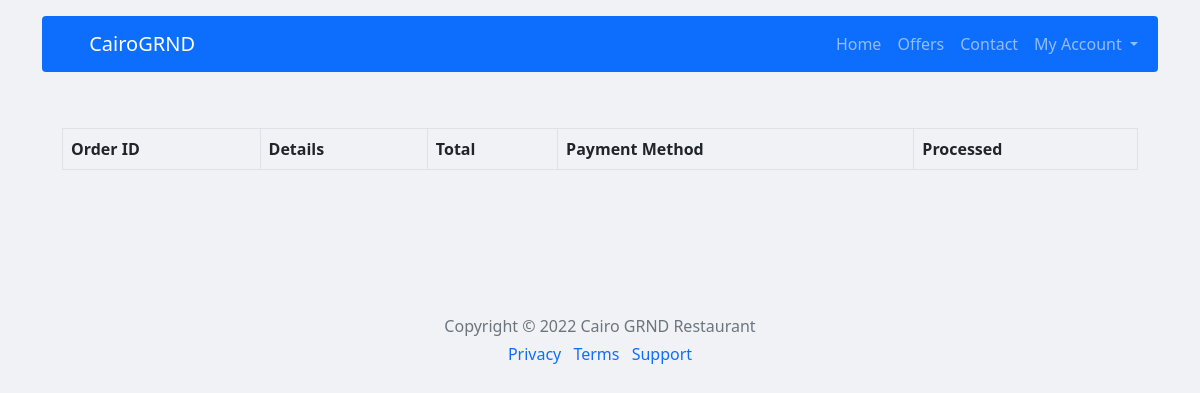
The app's page /my-orders.php (signed in), older data.
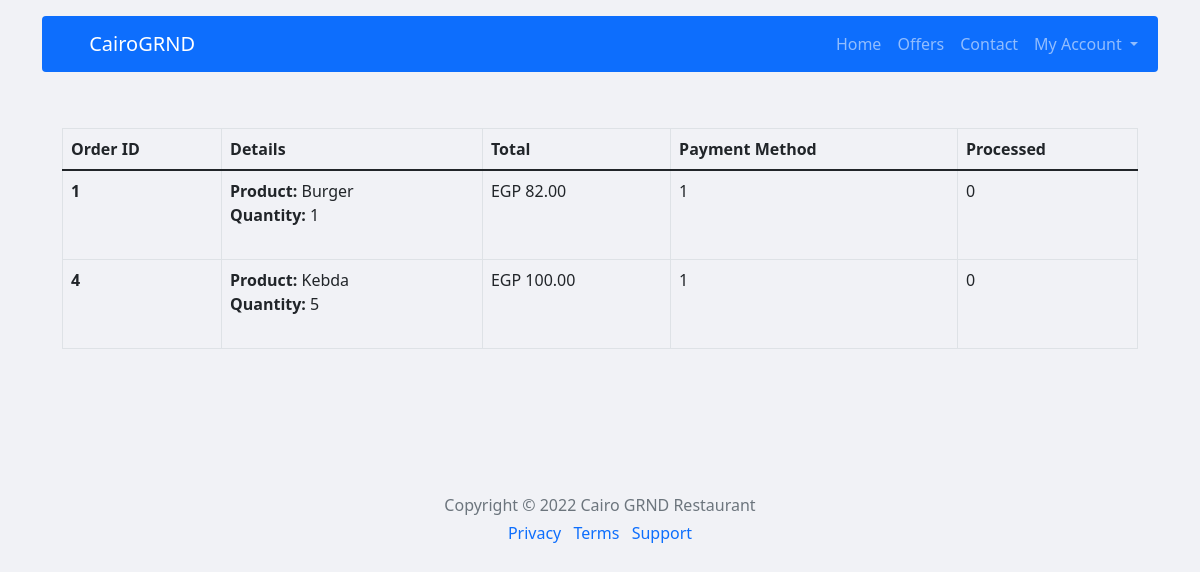
The same page, newer data.
### tables this page shows
CREATE TABLE `orders` (
  `ID` int(11) NOT NULL,
  `Customer_ID` int(11) NOT NULL,
  `OrderDetails` longtext NOT NULL,
  `Total` int(11) NOT NULL,
  `Method` int(11) NOT NULL,
  `Processed` int(11) NOT NULL,
  `Date` timestamp NOT NULL DEFAULT current_timestamp() ON UPDATE current_timestamp()
);

### components/main/functions.php (called while the page is built, shortened)
<?php
class User
{
    function getUserData($email)
    {
        require 'connect.php';
        $user_check_query = "SELECT * FROM users WHERE Email='$email'";
        $result = mysqli_query($conn, $user_check_query);
        $numRows = mysqli_num_rows($result);
        if ($numRows == 1)
        {
            $user = mysqli_fetch_assoc($result);
            return $user;
        }
    }
}
?>

### my-orders.php (the view, shortened to what this page needs)
<?php
    require 'components/main/connect.php';
    require 'components/main/functions.php';
    $userAcc = new User();
    $userAcc->authCheck();
    $userAcc->logCheck_unregistered();
    $user = $userAcc->getUserData($_SESSION["email"]);
?>
<!DOCTYPE html>
<html>
<?php include 'components/main/html_header.php'; ?>
<body style="background-color:#f1f2f6;">
    <div class="container">
        <main>
            <?php require_once "components/main/html_navbar.php";?>
            <div class="p-2 mb-4 rounded-3">
                <div class="container-fluid py-4">
                    <table class="table table-hover table-bordered">
                        <thead>
                            <tr>
                                <th scope="col">Order ID</th>
                                <th scope="col">Details</th>
                                <th scope="col">Total</th>
                                <th scope="col">Payment Method</th>
                                <th scope="col">Processed</th>
                            </tr>
                        </thead>
                        <tbody>
                            <?php
                                $uIDOrders = $user['ID'];
                                $listOrders = "SELECT * FROM orders WHERE Customer_ID = '$uIDOrders'";
                                $result = mysqli_query($conn, $listOrders);
                                while($order = mysqli_fetch_array($result))
                                {
                            ?>
                            <tr>
                                <th scope="row"><?php echo $order["ID"]; ?></th>
                                <td><?php echo $order["OrderDetails"];?></td>
                                <td>EGP <?php echo number_format($order["Total"], 2);?></td>
                                <td><?php echo $order["Method"];?></td>
                                <td><?php echo $order["Processed"];?></td>
                            </tr>
                            <?php
                                }
                            ?>
                        </tbody>
                    </table>
                </div>
            </div>
        </div>
        <footer class="my-5 pt-5 text-muted text-center text-small">
            <p class="mb-1">Copyright &copy; 2022 Cairo GRND Restaurant</p>
            <ul class="list-inline">
                <li class="list-inline-item"><a href="#">Privacy</a></li>
                <li class="list-inline-item"><a href="#">Terms</a></li>
                <li class="list-inline-item"><a href="#">Support</a></li>
            </ul>
        </footer>
</body>
</html>

### components/main/html_header.php (shortened to what this page needs)
<head>
    <link href="./components/assets/css/bootstrap.css" rel="stylesheet">
    <link href="./components/assets/fontawesome/css/fontawesome.css" rel="stylesheet">
    <link href="./components/assets/fontawesome/css/brands.css" rel="stylesheet">
    <link href="./components/assets/fontawesome/css/solid.css" rel="stylesheet">
</head>

### components/main/html_navbar.php (shortened to what this page needs)
<nav style="border-radius: 0.25rem" class="navbar navbar-dark bg-primary navbar-expand-lg mb-4 mt-3">
    <div class="container-fluid">
        <a class="navbar-brand" href="home">
            CairoGRND
        </a>
        <div class="collapse navbar-collapse" id="navbarSupportedContent">
            <ul class="navbar-nav ms-auto mb-2 mb-lg-0">
                <li class="nav-item">
                    <a class="nav-link" aria-current="page" href="home">Home</a>
                </li>
                <li class="nav-item">
                    <a class="nav-link" href="offers">Offers</a>
                </li>
                <li class="nav-item">
                    <a class="nav-link" href="contact">Contact</a>
                </li>
                <li class="nav-item dropdown">
                    <a class="nav-link dropdown-toggle" href="#" id="navbarDropdown" role="button" data-bs-toggle="dropdown" aria-expanded="false">
                        My Account
                    </a>
                </li>
            </ul>
        </div>
    </div>
</nav>

Row changes from the older to the newer data that the page shows:
added orders: ID "1", OrderDetails "Product: Burger Quantity: 1", Total "82.00", Method "1", Processed "0"
added orders: ID "4", OrderDetails "Product: Kebda Quantity: 5", Total "100.00", Method "1", Processed "0"
